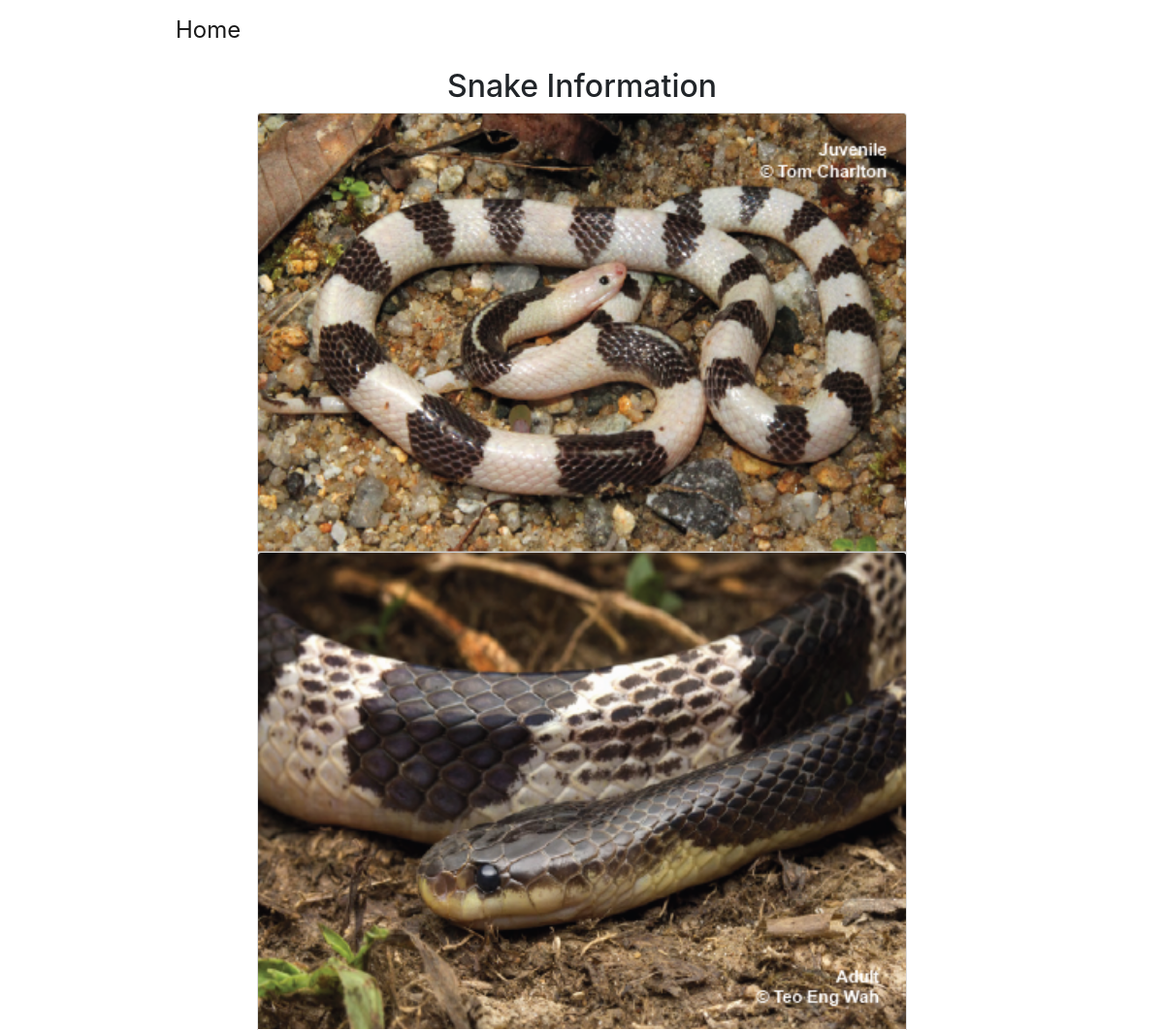
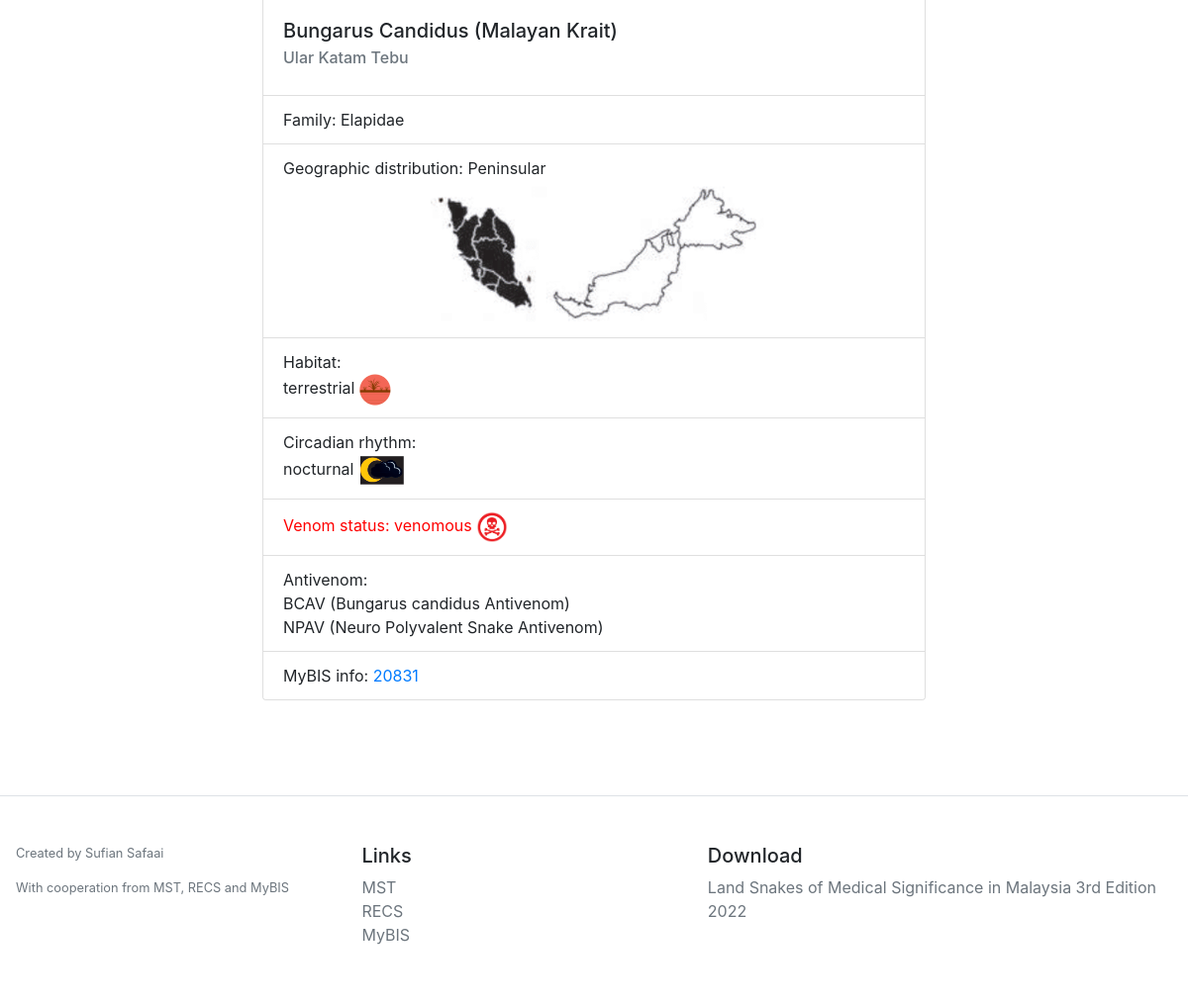
Screenshot of /snake_info/1 with the database file from the repository (2 pictures, top to bottom).
### project/models.py (models this page shows)
class Snakes(db.Model):
    __tablename__ = 'snake'
    id = db.Column(db.Integer, primary_key=True)
    name_en = db.Column(db.String(50), nullable=True)
    name_bm = db.Column(db.String(50), nullable=True)
    name_scientific = db.Column(db.String(50), nullable=True)
    family = db.Column(db.String(50), nullable=True)
    snake_location = db.Column(db.String(50), nullable=True)
    habitat = db.Column(db.String(50), nullable=True)
    circadian = db.Column(db.String(50), nullable=True)
    venom_status = db.Column(db.String(50), nullable=True)
    antivenom = db.Column(db.String(50), nullable=True)
    mybis = db.Column(db.String(50), nullable=True)
    locations = db.relationship('Snake_location', backref = 'location', lazy='dynamic')

### project/sdata/sdata.py (the view)
@sdata.route('/snake_info/<int:id>')
def snake_info(id):
    snake_intel = Snakes.query.get(id)
    mypath = 'project/static/snake_img/' + str(id)
    img_files = [f for f in listdir(mypath) if isfile(join(mypath, f))]
    def convert(string):
        li = list(string.split(","))
        return li
    return render_template('snake_info.html',
    snake_intel=snake_intel,
    img_files=img_files,
    convert=convert
    )

### project/sdata/templates/snake_info.html (shortened to what this page needs)
{% extends "base.html" %}
{% block head %}
{{super()}}
<head>
</head>
{% endblock %}
{% block content %}
<div class="container" style="padding-top: 10px;margin: auto;max-width: 700px;">
  <h2 style="text-align: center;">Snake Information</h2>
  <div class="card" style="width: 100%;">
    {% for i in img_files %}
    <img class="card-img-top" src="{{url_for('sdata.img_info', id=snake_intel.id, filename=i )}}" alt="Card image cap">
    {% endfor %}
    <div class="card-body">
      <h5 class="card-title">{{snake_intel.name_scientific}} ({{snake_intel.name_en}})</h5>
      <h6 class="card-subtitle mb-2 text-muted">{{ snake_intel.name_bm }}</h6>
    </div>
    <ul class="list-group list-group-flush">
      <li class="list-group-item">Family: {{snake_intel.family}}</li>
      <li class="list-group-item">Geographic distribution: {{snake_intel.snake_location}}<br>
        <img class="card-img-top mx-auto" src="{{url_for('sdata.geo', id=snake_intel.id )}}" alt="Card image cap" style="max-width: 355px;display: block;">
      </li>
      <li class="list-group-item">Habitat: <br>
      {% for h in convert(snake_intel.habitat) %}
        {{h}}
         <img class="img-fluid" src="{{url_for('sdata.static', filename='logo/')}}{{h +'.png'}}" alt="Card image cap" style="max-width: 32px;">
         <br>
       {% endfor %}
      </li>
      <li class="list-group-item">Circadian rhythm:<br>
      {% for c in convert(snake_intel.circadian) %}
       {{c}}
        <img class="img-fluid" src="{{url_for('sdata.static', filename='logo/')}}{{c +'.png'}}" alt="Card image cap" style="max-width: 48px;">
        <br>
      {% endfor %}
      </li>
      {% if snake_intel.venom_status=='venomous' %}
      <li class="list-group-item" style="color:red">Venom status: {{snake_intel.venom_status}}
        <img class="img-fluid" src="{{url_for('sdata.static', filename='logo/')}}{{snake_intel.venom_status+'.png'}}" alt="Card image cap" style="max-width: 32px;">
      </li>
      {% elif snake_intel.venom_status=='non-venomous' %}
      <li class="list-group-item" style="color:green">Venom status: {{snake_intel.venom_status}}
        <img class="img-fluid" src="{{url_for('sdata.static', filename='logo/')}}{{snake_intel.venom_status+'.png'}}" alt="Card image cap" style="max-width: 32px;">
      </li>
      {% elif snake_intel.venom_status=='undetermined' %}
      <li class="list-group-item">Venom status: {{snake_intel.venom_status}}
        <img class="img-fluid" src="{{url_for('sdata.static', filename='logo/')}}{{snake_intel.venom_status+'.png'}}" alt="Card image cap" style="max-width: 32px;">
      </li>
      {% else %}
      <li class="list-group-item">Venom status: {{snake_intel.venom_status}}</li>
      {% endif %}
      <li class="list-group-item">Antivenom: <br>
        {% for a in convert(snake_intel.antivenom) %}
        {{ a }}<br>
        {% endfor %}
      </li>
      <li class="list-group-item">MyBIS info: <a href="https://www.mybis.gov.my/sp/{{snake_intel.mybis}}"
          target="blank">{{snake_intel.mybis}}</a></li>
    </ul>
  </div>
  <br>
  <br>
</div>
{% endblock %}

### project/sdata/templates/base.html (shortened to what this page needs)
<!DOCTYPE html>
<html>
{% block head %}
<head>
  <link href="../static/css/bootstrap.min.css" rel="stylesheet">
</head>
{% endblock %}
<body>
  <header id="header" class="fixed-top">
  <div class="container d-flex align-items-center" style="max-width: 900px;background-color: white;">
  <nav class="navbar navbar-expand-lg navbar-light">
    <a class="navbar-brand {% if nav_index %}active{% endif %}" href="{{ url_for('sdata.index') }}">Home</a>
    </nav>
  </div>
  </header>
  {% block content %}
  {% endblock %}
  <footer class="pt-4 my-md-5 pt-md-5 border-top" style="padding: 1rem;">
    <div class="row">
      <div class="col">
        <small class="d-block mb-3 text-muted">Created by Sufian Safaai</small>
        <small class="d-block mb-3 text-muted">With cooperation from MST, RECS and MyBIS</small>
      </div>
      <div class="col">
        <h5>Links</h5>
        <ul class="list-unstyled text-small">
          <li><a class="text-muted" href="http://mstoxinology.blogspot.com/">MST</a></li>
          <li><a class="text-muted" href="https://recs.org.my/">RECS</a></li>
          <li><a class="text-muted" href="https://www.mybis.gov.my/one/">MyBIS</a></li>
        </ul>
      </div>
      <div class="col-5">
        <h5>Download</h5>
        <ul class="list-unstyled text-small">
          <li><a class="text-muted" href="#">Land Snakes of Medical Significance in Malaysia 3rd Edition 2022</a></li>
        </ul>
      </div>
    </div>
  </footer>
</body>
</html>

### rows the page displays
Snakes: name_scientific "Bungarus Candidus", name_en "Malayan Krait", name_bm "Ular Katam Tebu", family "Elapidae", snake_location "Peninsular", habitat "terrestrial", habitat (picture), circadian "nocturnal", circadian (picture), venom_status "venomous", venom_status (picture), mybis "20831"

### other values shown
{{ a }} "BCAV (Bungarus candidus Antivenom)" "NPAV (Neuro Polyvalent Snake Antivenom)"
